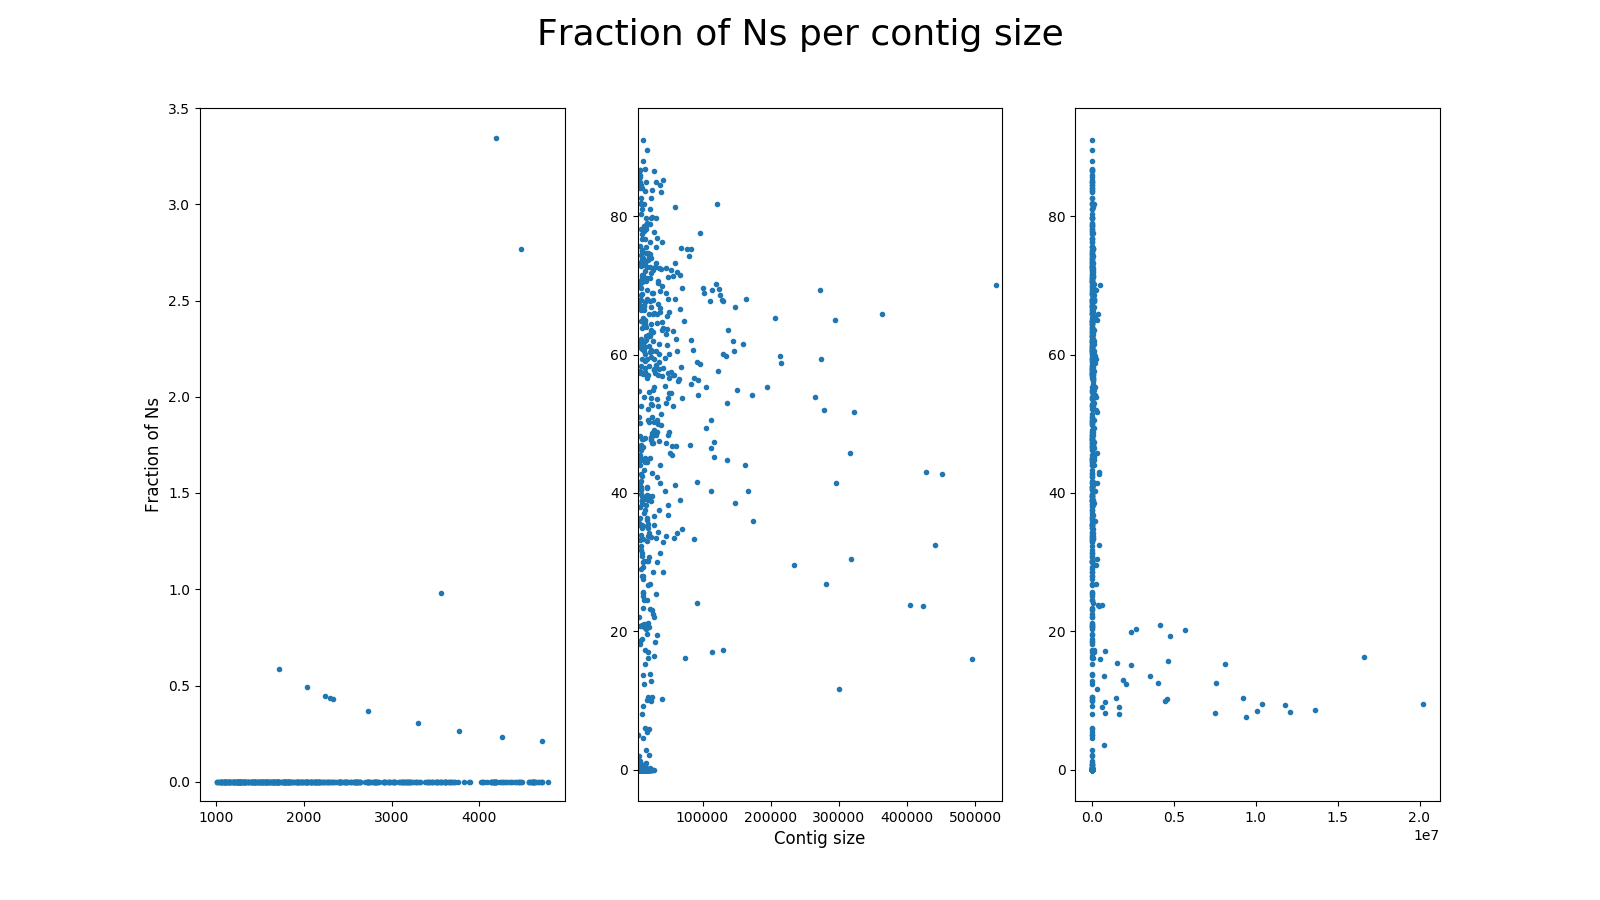

This figure's Python source:
import numpy as np
from Bio import SeqIO
import matplotlib as mpl
mpl.use('Agg')
import matplotlib.pyplot as plt

recs = SeqIO.parse('atroparvus.fa', 'fasta')
sizes = []
size_N = []
for rec in recs:
	size = len(rec.seq)
	sizes.append(size)
	cnt_N = 0
	for nuc in rec.seq:
		if nuc in ['N', 'n']:
			cnt_N += 1
	size_N.append((size, cnt_N / size))
print(len(sizes), min(sizes), np.percentile(sizes, 10), np.median(sizes), \
	np.mean(sizes), np.percentile(sizes, 90), max(sizes))

small_split = 4800
large_split = 540000

fig, axs = plt.subplots(1, 3, figsize = (16, 9), squeeze = False)
xs, ys = zip(*[(x, 100 * y) for x, y in size_N if x <= small_split])
axs[0, 0].plot(xs, ys, '.')
axs[0, 0].set_ylim(-0.1, 3.5)
xs, ys = zip(*[(x, 100 * y) for x, y in size_N if x > small_split and x <= large_split])
axs[0, 1].plot(xs, ys, '.')
axs[0, 1].set_xlim(small_split, large_split)
xs, ys = zip(*[(x, 100 * y) for x, y in size_N if x > small_split])
axs[0, 2].plot(xs, ys, '.')
axs[0, 0].set_ylabel('Fraction of Ns', fontsize = 12)
axs[0, 1].set_xlabel('Contig size', fontsize = 12)
fig.suptitle('Fraction of Ns per contig size', fontsize = 26)
plt.show()
plt.savefig('P71.png')
